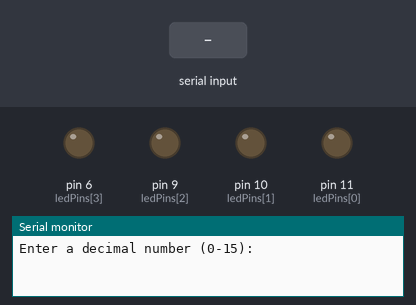
Simulated run of this sketch. Board: Arduino Uno, built with avr-gcc and run on an emulated ATmega328P. On the bench: output pins drawn as LEDs (lit = HIGH), the last lines printed to the serial monitor. The test bench sets the inputs (shaded band).

Above: at 1.2 s.
1.3 s: "1\n" received over Serial
At 2.1 s:
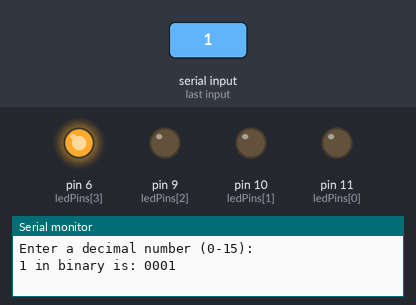
3.8 s: "5\n" received over Serial
At 4.6 s:
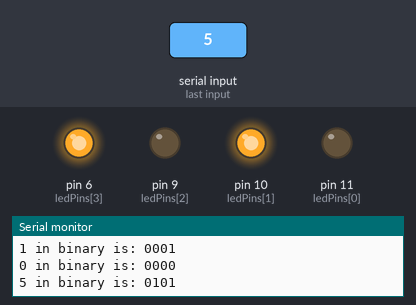
Timing chart, 0 to 6.8 s (numbered marks = the images above; inputs shaded):
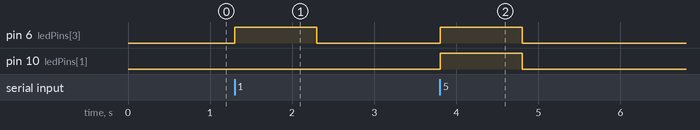

Measured:
- after the input at 1.3 s, pin 6 (ledPins[3]): LOW → HIGH at once, → LOW 1.0 s later
- after the input at 3.8 s, pin 6 (ledPins[3]), pin 10 (ledPins[1]): LOW → HIGH at once, → LOW 1.0 s later

The sketch:

decimal_to_binary.ino
```cpp
// C++ code
//
int ledPins[4] = {11, 10, 9, 6};

void setup()
{
  Serial.begin(9600);
  for (int i = 0; i < 4; i++)
    {
      pinMode(ledPins[i],OUTPUT);
    }
  Serial.println("Enter a decimal number (0-15):");
}

void loop()
{
  if (Serial.available() > 0)
  {
    int n = Serial.parseInt();


    if (n < 0 || n > 15)
    {
      Serial.println("Please enter a number between 0 and 15.");
      return;
    }

    int bits[4];
    int ncopy = n;


    for (int i = 3; i >= 0; i--)
    {
      bits[i] = ncopy% 2;
      ncopy = ncopy / 2;
    }

    for (int i = 0; i < 4; i++)
    {
      digitalWrite(ledPins[i], bits[i] == 1 ? HIGH : LOW);
    }

    Serial.print(n);
    Serial.print(" in binary is: ");
    for (int i = 0; i < 4; i++)
    {
      Serial.print(bits[i]);
    }
    Serial.println();
  }
}
```
